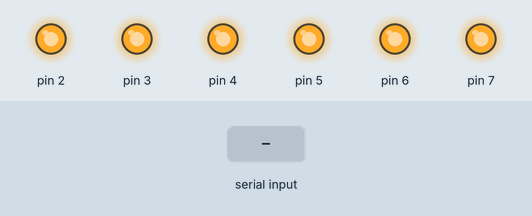
Recording of a sketch running on a simulated Arduino Uno, built with avr-gcc and run on an emulated ATmega328P. On the bench: output pins drawn as LEDs (lit = HIGH). The test bench sets the inputs (shaded band). Pins used as bus, display or sensor lines are not drawn.

Above: at 1.2 s.
1.3 s: "1" received over Serial
At 1.4 s:
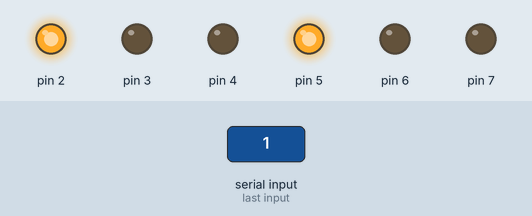
At 2.2 s:
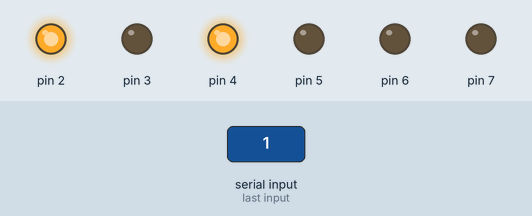
Timing chart, 0 to 10.3 s (numbered marks = the images above; inputs shaded):
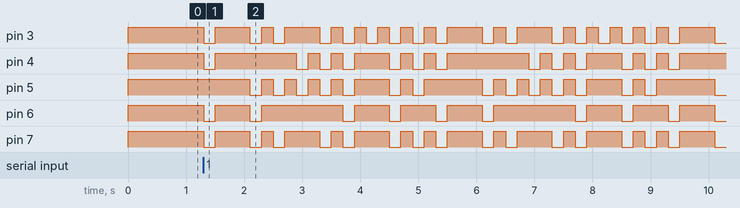

The sketch:

_____.ino
```cpp
int i=0;
int j=0;
int k=0;

void setup()
{
  Serial.begin(9600);
  for(i=0;i<=7;i++)
  {
    pinMode(i,OUTPUT);
  }
  for(i=0;i<=7;i++)
  {
    digitalWrite(i,HIGH);
  }
}

void loop()
{
  int num[10][7]={
    {3,4,6,7,8,9},
    {8,9},
    {3,5,6,7,8},
    {3,5,7,8,9},
    {4,5,8,9},
    {3,4,5,7,9},
    {3,4,5,6,7,9},
    {3,8,9},
    {3,4,5,6,7,8,9},
    {3,4,5,7,8,9}
  };
  if(Serial.available() > 0)
  {
  for(i=0;i<10;i++)
  {
    for(j=0;j<7;j++)
    {
      digitalWrite(num[i][j],LOW);
    }
    delay(200);
    for(k=1;k<=7;k++)
    {
      digitalWrite(k,HIGH);
    }
    delay(200);
  }
}
}
```

Measured:
- after the input at 1.3 s, pin 3: HIGH → LOW at once, then repeats every 4.0 s: HIGH 0.60 s, LOW 0.20 s, HIGH 0.20 s, LOW 0.20 s, HIGH 0.60 s, 5 × (LOW 0.20 s, HIGH 0.20 s), LOW 0.20 s; pin 4: HIGH → LOW at once, then repeats every 4.0 s: HIGH 1.4 s, 2 × (LOW 0.20 s, HIGH 0.20 s), LOW 0.20 s, HIGH 0.60 s, 2 × (LOW 0.20 s, HIGH 0.20 s), LOW 0.20 s
